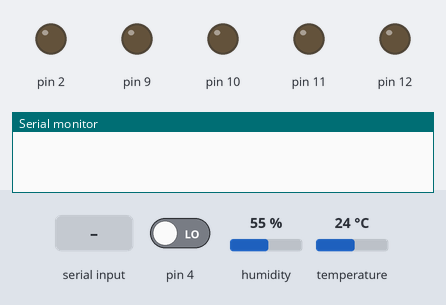
Simulated run of this sketch. Board: Arduino Uno, built with avr-gcc and run on an emulated ATmega328P. On the bench: output pins drawn as LEDs (lit = HIGH), the last lines printed to the serial monitor. The inputs (shaded band) are chosen by the test bench; at power-on: pin 4 LOW, humidity 55 %, temperature 24 °C.

Above: at 1.2 s.
1.3 s: pin 4 driven HIGH
At 3.7 s:
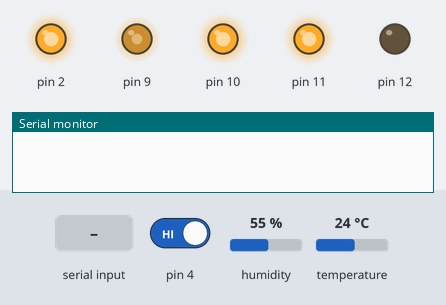
4.3 s: "S2\n" received over Serial
At 6.0 s:
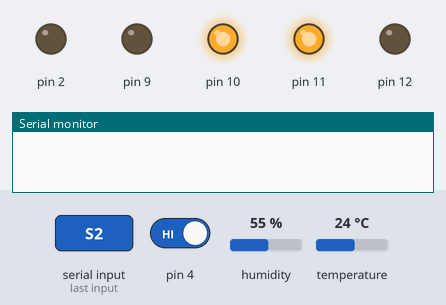
7.3 s: "S3\n" received over Serial
10.3 s: "on\n" received over Serial
At 11.4 s:
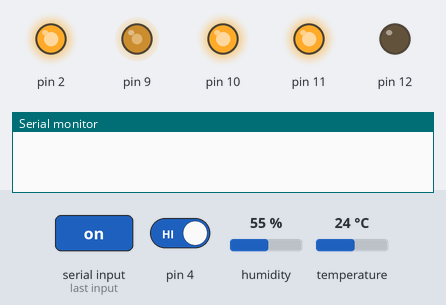
13.3 s: pin 4 driven LOW
At 14.6 s:
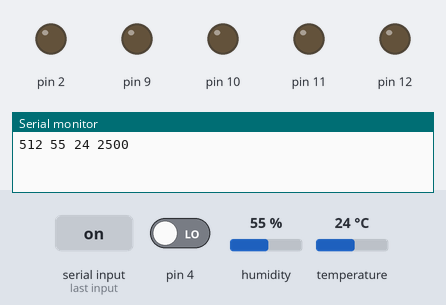
Timing chart, 0 to 16.3 s (numbered marks = the images above; inputs shaded):
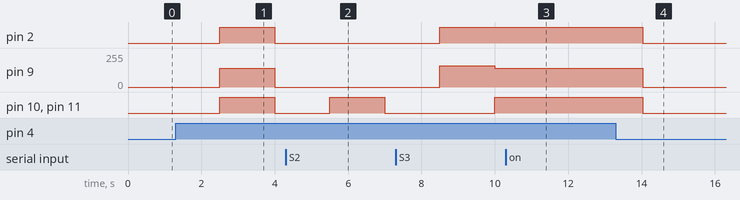

Measured:
- after the input at 1.3 s, pin 2, pin 10, pin 11: LOW → HIGH after 1.2 s, → LOW 1.5 s later; pin 9: 0/255 → 140/255 after 1.2 s, → 0/255 1.5 s later
- after the input at 4.3 s, pin 2: stays LOW (without the input it goes to HIGH after 1.2 s); pin 9: stays 0/255 (without the input it goes to 140/255 after 1.2 s)
- after the input at 10.3 s, pin 2, pin 10, pin 11: stays HIGH (without the input it goes to LOW after 2.2 s); pin 9: stays 140/255 (without the input it goes to 0/255 after 2.2 s)
- after the input at 13.3 s, pin 2, pin 10, pin 11: goes on until 14.0 s, then stays LOW; pin 9: goes on until 14.0 s, then stays 0/255

The sketch:

SDCozinhaAutonoma.ino
```cpp
#include "dht.h" //biblioteca necessária para o sensor de temperatura(DHT11) funcionar

bool sistema = false; //variavel que controla o sistem em ON/OFF
String dados = ""; //leitura dos dados recebidos
char conteudo; //leitura dos dador recebidos
int tempoAtual, tempoAnte = 0; //temporizador
int pot, gas, temp, umi; //Sensores - Potenciometro - gas - temperatura - umidade
const int pinoDHT11 = A2; //pino do sensor de temperatura e umidade
const int pinoMQ2 = A4; //pino do sensor de gas/fumaça
const int pinoPOT = A0; //pino do Potenciometro

dht DHT; //VARIÁVEL DO TIPO DHT

//LÊ AS INFORMAÇÕES DOS SENSORES
void leituraDados( int timeT)
{
  String dados2 = "";
  //leitura dod dados
  DHT.read11(pinoDHT11);
  pot = analogRead(pinoPOT);
  gas = analogRead(pinoMQ2);
  umi = DHT.humidity;
  temp = DHT.temperature;
  //concatena em uma string para ser enviado
  dados2.concat(gas);
  dados2.concat(" ");
  dados2.concat(umi);
  dados2.concat(" ");
  dados2.concat(temp);
  dados2.concat(" ");
  dados2.concat(timeT);

  //envia a string
  Serial.println(dados2);


}


bool estado = false;// variavel do botao que controla o sistema

//função de acionamento/desligamemto manual do sistema
void manual() {

  int  botao = digitalRead(4);//botao

  if (botao == HIGH) {
    delay(1000);
    if (estado == true) {
      sistema = false;
      estado = false;
      digitalWrite(2, LOW);
      digitalWrite(10, LOW);
      digitalWrite(11, LOW);
      digitalWrite(12, LOW);
      analogWrite(9, 0);
    }
    else {
      sistema = true;
      estado = true;
      digitalWrite(2, HIGH);
      digitalWrite(10, HIGH);
      digitalWrite(11, HIGH);
      digitalWrite(12, LOW);
      analogWrite(9, 140);
    }

  }
}

//verifica o comamdo enviado do servidor
void verifica()
{

  while (Serial.available())
  {
    conteudo = Serial.read();
    if (conteudo != '\n') {
      dados.concat(conteudo);
    }

    if (dados == "on")
    {
      sistema = true;
      estado = true;
      digitalWrite(2, HIGH);
      digitalWrite(10, HIGH);
      digitalWrite(11, HIGH);
      digitalWrite(12, LOW);
      analogWrite(9, 140);

    }
    if (dados == "off")
    {
      sistema = false;
      estado = false;
      digitalWrite(2, LOW);
      digitalWrite(10, LOW);
      digitalWrite(11, LOW);
      digitalWrite(12, LOW);
      analogWrite(9, 0);
    }
    if (sistema == true) {
      //exaustor e sistema
      if (dados == "S1")
      {
        digitalWrite(10, HIGH);
        digitalWrite(11, HIGH);
        digitalWrite(12, LOW);
        digitalWrite(2, HIGH);
        analogWrite(9, 140);
        estado = true;
      }
      if (dados == "S2")
      {
        digitalWrite(2, LOW);
        analogWrite(9, 0);
        estado = true;
      }
      //muita fumaça/gas no ambiente
      if (dados == "S3")
      {
        digitalWrite(11, LOW);
        digitalWrite(10, LOW);
        digitalWrite(12, LOW);
        digitalWrite(2, HIGH);
        analogWrite(9, 160);
        estado = false;
        sistema = false;
      }
      if (dados == "S4")
      {
        digitalWrite(10, HIGH);
        digitalWrite(11, HIGH);
        estado = true;
      }
      //possivel incendio
      if (dados == "S5")
      {
        digitalWrite(2, HIGH);
        analogWrite(9, 160);
        digitalWrite(10, LOW);
        digitalWrite(11, LOW);
        digitalWrite(12, HIGH);
        estado = false;
        sistema = false;
      }
    }
  }
  delay(500);
  dados = "";


}
void setup()
{
  Serial.begin(9600);
  pinMode(pinoDHT11, INPUT);
  pinMode(pinoMQ2, INPUT);
  pinMode(pinoPOT, INPUT);
  pinMode(2, OUTPUT);
  pinMode(9, OUTPUT);
  pinMode(10, OUTPUT);
  pinMode(11, OUTPUT);
  pinMode(12, OUTPUT);


  digitalWrite(2, LOW);  //EXAUSTOR                                 LED-VERMELHO
  digitalWrite(10, LOW); //FORNECIMENTO DE ENERGIGA ELETRICA        LED-BRANCO
  digitalWrite(11, LOW); //SISTEMA DE GÁS                           LED-AMARELO
  digitalWrite(12, LOW);  //SISTEMA CONTRA INCÊNDIO                 LED-VERDE


}
bool EnvDados = false;
int Tgasto = 0;
void loop()
{

  manual();
  verifica();
  while (sistema == true)
  {
    tempoAtual = millis() / 1000;
    Tgasto = millis();
    if (tempoAtual % 5 == 0) {
      delay(1000);
      EnvDados = true;
    }
    manual();
    verifica();
    if(EnvDados == true){
      leituraDados(millis() - Tgasto);
    }
    EnvDados = false;
  }

}
```
